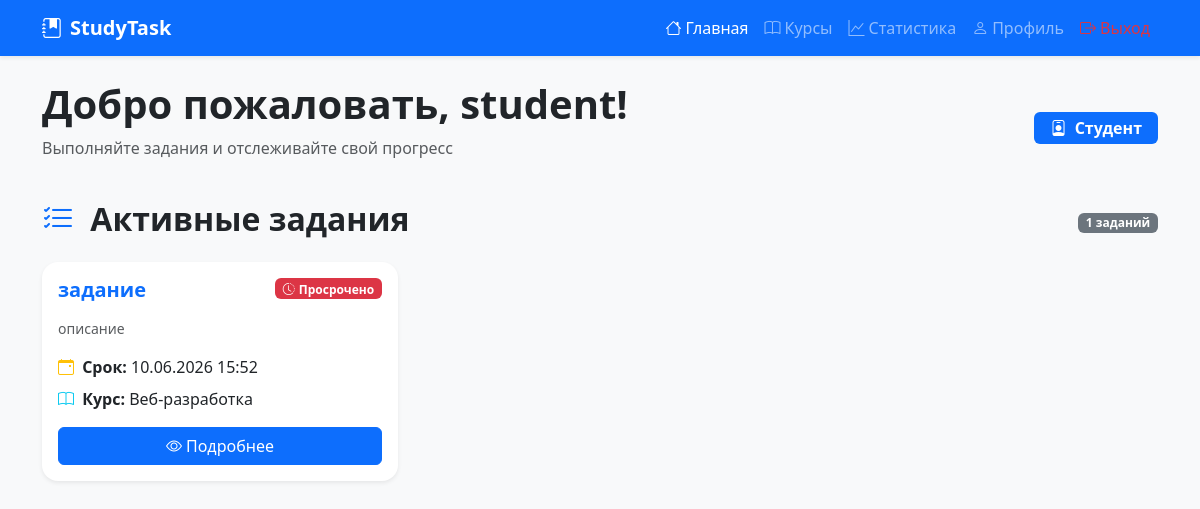
Before: /dashboard (signed in) with the older database file.
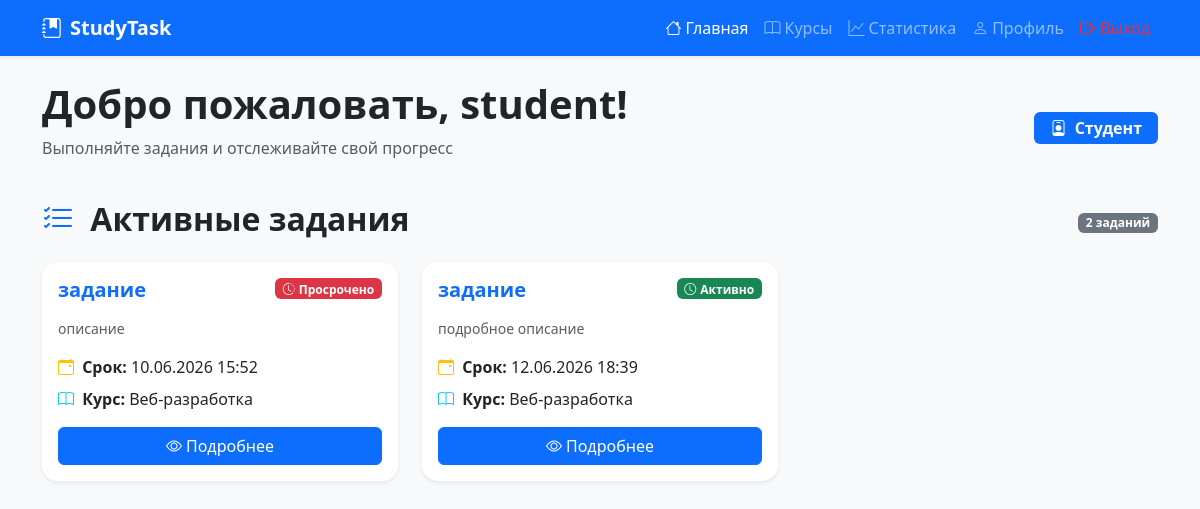
After: the same page with the newer database file.
### models.py (models this page shows)
class Task(db.Model):
    __tablename__ = 'tasks'
    id = db.Column(db.Integer, primary_key=True)
    title = db.Column(db.String(100), nullable=False)
    description = db.Column(db.Text, nullable=False)
    task_type = db.Column(db.String(50), default='Лабораторная работа')
    max_score = db.Column(db.Integer, default=100)
    deadline = db.Column(db.DateTime, nullable=False)
    created_at = db.Column(db.DateTime, default=datetime.utcnow)
    course_id = db.Column(db.Integer, db.ForeignKey('courses.id'), nullable=False)
    allow_resubmit = db.Column(db.Boolean, default=True)
    is_published = db.Column(db.Boolean, default=True)
    course = db.relationship('Course', back_populates='tasks')
    submissions = db.relationship('Submission', back_populates='task', lazy=True, cascade='all, delete-orphan')

class Course(db.Model):
    __tablename__ = 'courses'
    id = db.Column(db.Integer, primary_key=True)
    title = db.Column(db.String(100), nullable=False)
    description = db.Column(db.Text, nullable=True)
    teacher_id = db.Column(db.Integer, db.ForeignKey('users.id'), nullable=False)
    created_at = db.Column(db.DateTime, default=datetime.utcnow)
    teacher = db.relationship('User', back_populates='teacher_courses')
    tasks = db.relationship('Task', back_populates='course', lazy=True, cascade='all, delete-orphan')

### app.py (the view)
@app.route('/dashboard')
@login_required
def dashboard():
    if current_user.role == 'teacher':
        tasks = Task.query.join(Course).filter(Course.teacher_id == current_user.id).all()
        stats = None
    else:
        tasks = Task.query.filter_by(is_published=True).all()
        submissions = Submission.query.filter_by(student_id=current_user.id).all()
        stats = {
            'completed_tasks': len([s for s in submissions if s.grade is not None]),
            'avg_grade': round(sum([s.grade for s in submissions if s.grade]) / len([s for s in submissions if s.grade]) if [s for s in submissions if s.grade] else 0, 1),
            'pending_tasks': len([s for s in submissions if s.grade is None])
        }
    return render_template('dashboard.html', tasks=tasks, stats=stats)

### app.py (called while the page is built)
@login_manager.user_loader
def load_user(user_id):
    return User.query.get(int(user_id))

@app.context_processor
def utility_processor():
    return {'now': datetime.utcnow()}

### templates/dashboard.html (shortened to what the changed rows need)
<!DOCTYPE html>
<html lang="ru">
<head>
    <link href="https://cdn.jsdelivr.net/npm/bootstrap@5.3.0/dist/css/bootstrap.min.css" rel="stylesheet">
    <link rel="stylesheet" href="https://cdn.jsdelivr.net/npm/bootstrap-icons@1.11.0/font/bootstrap-icons.css">
</head>
<body class="bg-light">
    <div class="container py-4">
        <div class="d-flex justify-content-between align-items-center mb-4">
            <div>
                <h1 class="display-6 fw-bold">Добро пожаловать, {{ current_user.username }}!</h1>
            </div>
        </div>
        <div class="d-flex justify-content-between align-items-center mb-3">
            <h2 class="fw-bold">
                <i class="bi bi-list-check me-2 text-primary"></i>
                {% if current_user.role == 'teacher' %}Управление заданиями{% else %}Активные задания{% endif %}
            </h2>
            <span class="badge bg-secondary">{{ tasks|length }} заданий</span>
        </div>
        <div class="row">
            {% if tasks %}
                {% for task in tasks %}
                <div class="col-md-6 col-lg-4 mb-4">
                    <div class="card h-100 shadow-sm border-0 rounded-4 hover-shadow transition">
                        <div class="card-body">
                            <div class="d-flex justify-content-between align-items-start mb-2">
                                <h5 class="card-title fw-bold text-primary">{{ task.title }}</h5>
                                <span class="badge {% if task.deadline < now %}bg-danger{% else %}bg-success{% endif %}">
                                    {% if task.deadline < now %}
                                        <i class="bi bi-clock-history me-1"></i>Просрочено
                                    {% else %}
                                        <i class="bi bi-clock me-1"></i>Активно
                                    {% endif %}
                                </span>
                            </div>
                            <p class="card-text text-muted small">{{ task.description[:100] }}{% if task.description|length > 100 %}...{% endif %}</p>
                            <p class="card-text mb-2">
                                <i class="bi bi-calendar-event text-warning me-1"></i>
                                <strong>Срок:</strong> {{ task.deadline.strftime('%d.%m.%Y %H:%M') }}
                            </p>
                            <p class="card-text mb-3">
                                <i class="bi bi-book text-info me-1"></i>
                                <strong>Курс:</strong> {{ task.course.title }}
                            </p>
                            <a href="{{ url_for('task_detail', task_id=task.id) }}" class="btn btn-primary w-100">
                                <i class="bi bi-eye me-1"></i>Подробнее
                            </a>
                        </div>
                    </div>
                </div>
                {% endfor %}
            {% endif %}
        </div>
    </div>
</body>
</html>

Changed rows visible on the page:
added Task: title "задание", shows "Активно", description "подробное описание", deadline "12.06.2026 18:39", course "Веб-разработка"
Other visible differences:
{{ tasks|length }}: "1" → "2"
